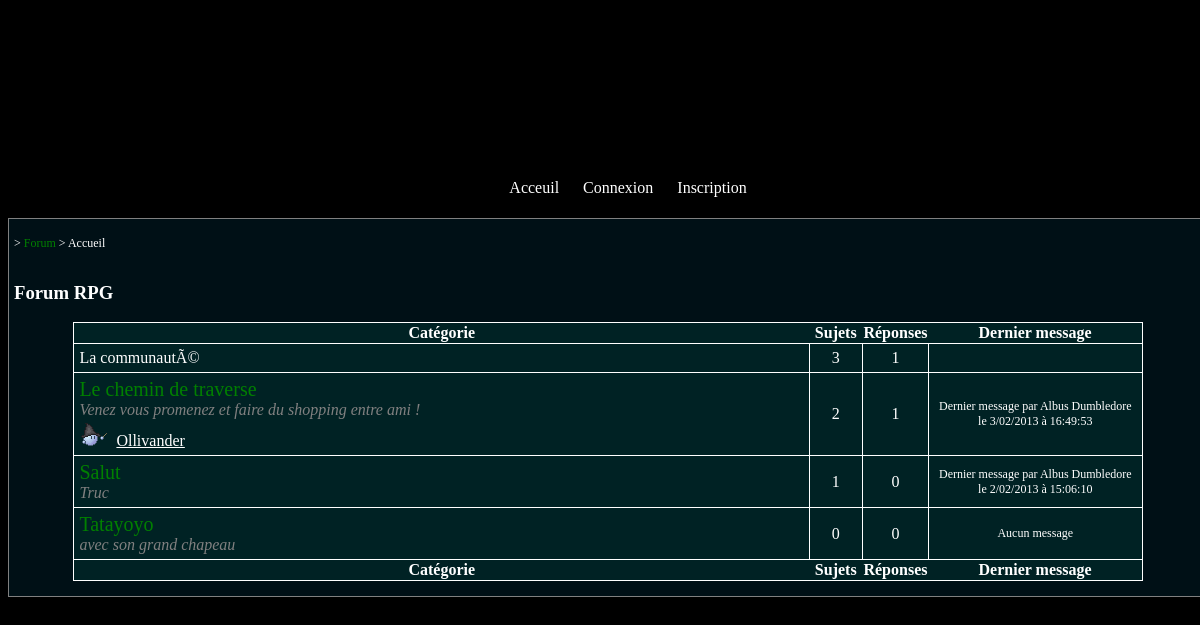
The page / on the database its author committed.
### tables this page shows
CREATE TABLE IF NOT EXISTS `forum_categories` (
  `id_categorie` int(11) NOT NULL AUTO_INCREMENT,
  `titre_cat` varchar(255) NOT NULL,
  PRIMARY KEY (`id_categorie`)
);

CREATE TABLE IF NOT EXISTS `forum_souscategories` (
  `id_souscategorie` int(11) NOT NULL AUTO_INCREMENT,
  `titre_souscat` varchar(255) NOT NULL,
  `id_categorie` int(11) NOT NULL,
  `sousTitre_souscat` varchar(255) NOT NULL,
  `place` int(11) NOT NULL,
  PRIMARY KEY (`id_souscategorie`)
);

CREATE TABLE IF NOT EXISTS `forum_petitcat` (
  `id_petite` int(11) NOT NULL AUTO_INCREMENT,
  `titre_petite` varchar(255) NOT NULL,
  `sousTitre_petite` varchar(255) NOT NULL,
  `id_souscat` int(11) NOT NULL,
  PRIMARY KEY (`id_petite`)
);

CREATE TABLE IF NOT EXISTS `membres` (
  `id_membre` int(11) NOT NULL AUTO_INCREMENT,
  `pseudo` varchar(255) NOT NULL,
  `passe` varchar(255) NOT NULL,
  `description` text,
  `id_maison` int(11) NOT NULL,
  `age` int(11) NOT NULL,
  `sexe` varchar(255) NOT NULL,
  `email` varchar(255) NOT NULL,
  `afficherEmail` tinyint(1) NOT NULL,
  `date_inscription` date NOT NULL,
  `avatar` varchar(255) NOT NULL,
  `signature` text,
  `id_rang` int(11) NOT NULL,
  `id_inventaire` int(11) DEFAULT NULL,
  PRIMARY KEY (`id_membre`),
  UNIQUE KEY `id_inventaire` (`avatar`)
);

CREATE TABLE IF NOT EXISTS `forum_sujets` (
  `id_sujet` int(11) NOT NULL AUTO_INCREMENT,
  `titre_sujet` varchar(255) NOT NULL,
  `sousTitre_sujet` varchar(255) DEFAULT NULL,
  `id_souscat` int(11) NOT NULL,
  `annonce_sujet` tinyint(1) NOT NULL,
  `date_creation_sujet` bigint(20) NOT NULL,
  `date_modification_sujet` bigint(20) DEFAULT NULL,
  `date_derniere_reponse` bigint(20) DEFAULT NULL,
  `id_membre` int(11) NOT NULL,
  `message_sujet` text NOT NULL,
  PRIMARY KEY (`id_sujet`),
  UNIQUE KEY `date_creation_sujet` (`date_creation_sujet`)
);

### includes/config.php (called while the page is built, shortened)
<?php
function temps($time){
	$texte = null;
	$tempsReel = time()+3600;
	$resultat = $tempsReel-$time;
	if($resultat < 60)
		$texte = 'il y a '.$resultat.' secondes';
	else if($resultat > 60 and $resultat < 3600){
		$resultat = intval($resultat/60);
		if($resultat == 1)
			$texte= 'il y a '.$resultat.' minute';
		else
			$texte= 'il y a '.$resultat.' minutes';
	}
	else if($resultat > 3600 and $resultat < 86400){
		$resultat = intval($resultat/3600);
		if($resultat == 1)
			$texte = 'il y a '.$resultat.' heure';
		else
			$texte = 'il y a '.$resultat.' heures';
	}
	else{
		$texte = 'le '.date('j/m/Y à G:i:s',$time);
	}
	return $texte;
}
?>

### index.php (the view, shortened to what this page needs)
<?php
include("includes/haut.php");
echo '
<section>
	<article>';
		echo'<p class="ariane">> <a href="index.php">Forum</a> > Accueil</p><br>';
		echo '<h1 class="titre">Forum RPG</h1>';
		echo'
			<table id="index">
				<thead>
				   <tr>
					   <th colspan="2">Catégorie</th>
					   <th class="index_sujet">Sujets</th>
					   <th class="index_reponse">Réponses</th>
					   <th class="index_dernierMessage">Dernier message</th>
				   </tr>
			   </thead>
			   <tfoot>
				   <tr>
					   <th colspan="2">Catégorie</th>
					   <th>Sujets</th>
					   <th>Réponses</th>
					   <th class="index_dernierMessage">Dernier message</th>
				   </tr>
			   </tfoot>
				<tbody>';
				$categories = $bdd->query("SELECT * FROM forum_categories");
				while($categoriesOk = $categories->fetch()){
					$sujet = $bdd->prepare("SELECT FC.id_categorie FROM forum_sujets FSU LEFT JOIN forum_souscategories FSO ON FSO.id_souscategorie = FSU.id_souscat JOIN forum_categories FC ON FC.id_categorie = FSO.id_categorie WHERE FC.id_categorie=:cat");
					$sujet->execute(array('cat'=>intval($categoriesOk['id_categorie']))) or die(print_r($sujet->errorInfo()));
					$nbSujet = $sujet->rowCount();
					$reponse = $bdd->prepare("SELECT * FROM forum_reponses FR LEFT JOIN forum_sujets FSU ON FSU.id_sujet = FR.id_sujet LEFT JOIN forum_souscategories FSO ON FSO.id_souscategorie = FSU.id_souscat JOIN forum_categories FC ON FC.id_categorie = FSO.id_categorie WHERE FC.id_categorie=:cat");
					$reponse->execute(array('cat'=>intval($categoriesOk['id_categorie']))) or die(print_r($reponse->errorInfo()));
					$nbReponse = $reponse->rowCount();
					echo'<tr>
						<td colspan ="2">'.htmlspecialchars($categoriesOk['titre_cat']).'</td>
						<td class="text-center">'.$nbSujet.'</td>
						<td class="text-center">'.$nbReponse.'</td>
						<td style="border:none;"></td>
					</tr>';
					$souscat = $bdd->prepare("SELECT * FROM forum_souscategories WHERE id_categorie = :cat ORDER BY place");
					$souscat->execute(array('cat'=>$categoriesOk['id_categorie']));
						while($souscatsOk = $souscat->fetch()){
							$dernier = $bdd->prepare("SELECT * FROM forum_sujets FSU JOIN forum_souscategories FSO ON FSO.id_souscategorie = FSU.id_souscat JOIN membres FM ON FM.id_membre = FSU.id_membre WHERE FSO.id_souscategorie = :id ORDER BY date_creation_sujet DESC LIMIT 1");
							$dernier->execute(array('id'=>intval($souscatsOk['id_souscategorie']))) or die(print_r($dernier->errorInfo()));
							$nbMessage = $dernier->rowCount();
							$dernierMessage = $dernier->fetch();
							$timestamp = $dernierMessage['date_creation_sujet'];
							if($nbMessage > 0)
								$date = 'Dernier message par '.htmlspecialchars($dernierMessage['pseudo']).'<br>'.temps($timestamp);
							else
								$date = "Aucun message";
							$sujet_sous = $bdd->prepare("SELECT FSO.id_souscategorie FROM forum_sujets FSU JOIN forum_souscategories FSO ON FSO.id_souscategorie = FSU.id_souscat WHERE FSO.id_souscategorie=:cat");
							$sujet_sous->execute(array('cat'=>intval($souscatsOk['id_souscategorie']))) or die(print_r($sujet_sous->errorInfo()));
							$nbSujet_sous = $sujet_sous->rowCount();
							$reponse_sous = $bdd->prepare("SELECT * FROM forum_reponses FR LEFT JOIN forum_sujets FSU ON FSU.id_sujet = FR.id_sujet LEFT JOIN forum_souscategories FSO ON FSO.id_souscategorie = FSU.id_souscat WHERE FSO.id_souscategorie=:cat");
							$reponse_sous->execute(array('cat'=>intval($souscatsOk['id_souscategorie']))) or die(print_r($reponse_sous->errorInfo()));
							$nbReponse = $reponse_sous->rowCount();
							echo'<tr>
								<td colspan ="2"><a class="index_titre" href="voir_sujet.php?id_souscat='.intval($souscatsOk['id_souscategorie']).'">'.htmlspecialchars($souscatsOk['titre_souscat']).'</a><br><span class="index_sousTitre">'.htmlspecialchars($souscatsOk['sousTitre_souscat']).'</span><br>';
								$chemin = $bdd->prepare("SELECT * FROM forum_petitcat WHERE id_souscat = :id");
								$chemin->execute(array('id'=>$souscatsOk['id_souscategorie']));
								while($lieu = $chemin->fetch()){
									echo '<img src="images/lieu.gif"><a class="lien_index" href="voir_petitsuj.php?id_petit='.$lieu['id_petite'].'">'.$lieu['titre_petite'].'</a>';
								}
								echo'</td>';
								echo'<td class="text-center">'.$nbSujet_sous.'</td>
								<td class="text-center">'.$nbReponse.'</td>
								<td class="index_message">'.$date.'</td>
							</tr>';
						}
					}
				echo'</tbody>
			</table>
		';
	echo '</article>';
echo'</section>';
include("includes/bas.php");
?>

### CSS/index.css (style rules this page uses)
body { background-color: black; color: white; }
article { border: 1px solid gray; padding: 5px; margin-top:10px; background: #001016; }
article a { color: green; text-decoration: none; }
td.text-center { text-align:center; }
th.index_sujet { width:5%; }
a.lien_index { color:white; text-decoration:underline }
p.ariane { font-size: 12px; display: inline-block; }
.ariane a { color: green; text-decoration:none; }
table#index { margin:auto; width: 90%; border-collapse: collapse; margin-bottom:10px; }
#index tr, #index td { border: 1px solid white; background: #002224; }
#index a.index_titre { color: green; font-size: 20px; }
#index .index_sousTitre { font-style: italic; color: gray; }
#index td { padding: 5px; }
.index_dernierMessage { width:20%; }
.index_message { text-align:center;font-size: 12px; }
.index_sujet { width:5%; }
.index_reponse { width:5%; }

### rows shown on the page
forum_categories: titre_cat "La communautÃ©", nbSujet "3", nbReponse "1"
forum_souscategories: titre_souscat "Le chemin de traverse", sousTitre_souscat "Venez vous promenez et faire du shopping entre ami !", nbSujet_sous "2", nbReponse "1", membres.pseudo "Albus Dumbledore", forum_sujets.date_creation_sujet "le 3/02/2013 à 16:49:53"
forum_petitcat: titre_petite "Ollivander"
forum_souscategories: titre_souscat "Salut", sousTitre_souscat "Truc", nbSujet_sous "1", nbReponse "0", membres.pseudo "Albus Dumbledore", forum_sujets.date_creation_sujet "le 2/02/2013 à 15:06:10"
forum_souscategories: titre_souscat "Tatayoyo", sousTitre_souscat "avec son grand chapeau", nbSujet_sous "0", nbReponse "0", date "Aucun message"
